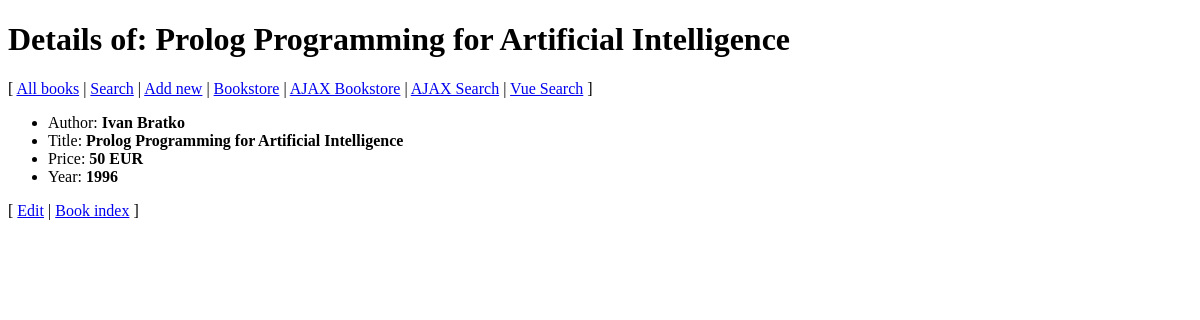
The app's page /index.php/book?id=1 with its own data.
### tables this page shows
CREATE TABLE IF NOT EXISTS `book` (
  `id` int(11) NOT NULL,
  `author` varchar(255) NOT NULL,
  `title` varchar(255) NOT NULL,
  `price` float NOT NULL DEFAULT '0',
  `year` int(4) NOT NULL
);

### model/BookDB.php (called while the page is built, shortened)
<?php
class BookDB {
    public static function get($id) {
        $db = DBInit::getInstance();
        $statement = $db->prepare("SELECT id, author, title, price, year FROM book
            WHERE id = :id");
        $statement->bindParam(":id", $id, PDO::PARAM_INT);
        $statement->execute();
        $book = $statement->fetch();
        if ($book != null) {
            return $book;
        } else {
            throw new InvalidArgumentException("No record with id $id");
        }
    }
}

### view/book-detail.php (the view, shortened to what this page needs)
<!DOCTYPE html>
<link rel="stylesheet" type="text/css" href="<?= ASSETS_URL . "style.css" ?>">
<h1>Details of: <?= $book["title"] ?></h1>
<p>[
<a href="<?= BASE_URL . "book" ?>">All books</a> |
<a href="<?= BASE_URL . "book/search" ?>">Search</a> |
<a href="<?= BASE_URL . "book/add" ?>">Add new</a> |
<a href="<?= BASE_URL . "store" ?>">Bookstore</a> |
<a href="<?= BASE_URL . "store/ajax" ?>">AJAX Bookstore</a> |
<a href="<?= BASE_URL . "book/search/ajax" ?>">AJAX Search</a> |
<a href="<?= BASE_URL . "book/search/vue" ?>">Vue Search</a>
]</p>
<ul>
    <li>Author: <b><?= $book["author"] ?></b></li>
    <li>Title: <b><?= $book["title"] ?></b></li>
    <li>Price: <b><?= $book["price"] ?> EUR</b></li>
    <li>Year: <b><?= $book["year"] ?></b></li>
</ul>
<p>[ <a href="<?= BASE_URL . "book/edit?id=" . $_GET["id"] ?>">Edit</a> |
<a href="<?= BASE_URL . "book" ?>">Book index</a> ]</p>

### records on screen
book: title "Prolog Programming for Artificial Intelligence", author "Ivan Bratko", price "50", year "1996"
